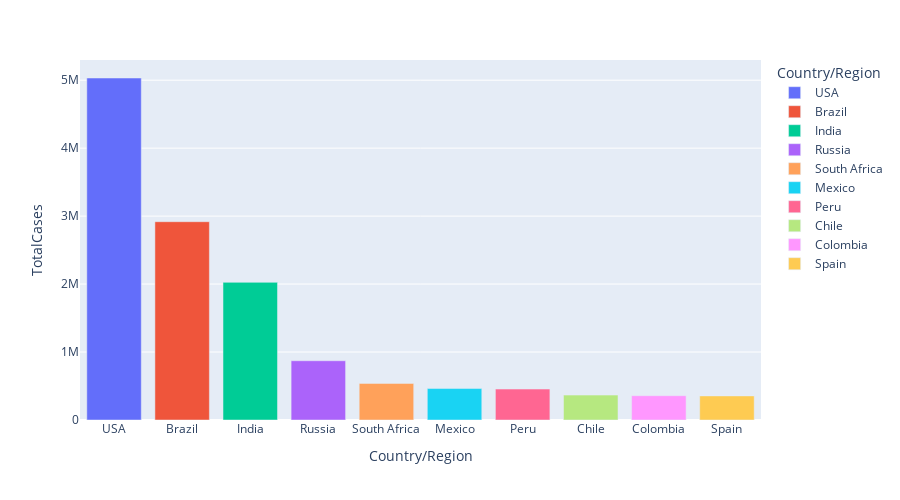

The notebook cell saved with this chart:
### Code cell
px.bar(df1.head(10), x='Country/Region', y='TotalCases', 
       color='Country/Region', height=500, hover_data=['Country/Region','Continent'])

### Figure 1 — Plotly figure (JSON) as saved in the notebook; plotly's stock layout.template omitted (floating-point values rounded to 4 significant figures)
{"data": [{"alignmentgroup": "True", "customdata": [["North America"]], "hovertemplate": "Country/Region=%{x}<br>TotalCases=%{y}<br>Continent=%{customdata[0]}<extra></extra>", "legendgroup": "USA", "marker": {"color": "#636efa", "pattern": {"shape": ""}}, "name": "USA", "offsetgroup": "USA", "orientation": "v", "showlegend": true, "textposition": "auto", "type": "bar", "x": ["USA"], "xaxis": "x", "y": [5032179], "yaxis": "y"}, {"alignmentgroup": "True", "customdata": [["South America"]], "hovertemplate": "Country/Region=%{x}<br>TotalCases=%{y}<br>Continent=%{customdata[0]}<extra></extra>", "legendgroup": "Brazil", "marker": {"color": "#EF553B", "pattern": {"shape": ""}}, "name": "Brazil", "offsetgroup": "Brazil", "orientation": "v", "showlegend": true, "textposition": "auto", "type": "bar", "x": ["Brazil"], "xaxis": "x", "y": [2917562], "yaxis": "y"}, {"alignmentgroup": "True", "customdata": [["Asia"]], "hovertemplate": "Country/Region=%{x}<br>TotalCases=%{y}<br>Continent=%{customdata[0]}<extra></extra>", "legendgroup": "India", "marker": {"color": "#00cc96", "pattern": {"shape": ""}}, "name": "India", "offsetgroup": "India", "orientation": "v", "showlegend": true, "textposition": "auto", "type": "bar", "x": ["India"], "xaxis": "x", "y": [2025409], "yaxis": "y"}, {"alignmentgroup": "True", "customdata": [["Europe"]], "hovertemplate": "Country/Region=%{x}<br>TotalCases=%{y}<br>Continent=%{customdata[0]}<extra></extra>", "legendgroup": "Russia", "marker": {"color": "#ab63fa", "pattern": {"shape": ""}}, "name": "Russia", "offsetgroup": "Russia", "orientation": "v", "showlegend": true, "textposition": "auto", "type": "bar", "x": ["Russia"], "xaxis": "x", "y": [871894], "yaxis": "y"}, {"alignmentgroup": "True", "customdata": [["Africa"]], "hovertemplate": "Country/Region=%{x}<br>TotalCases=%{y}<br>Continent=%{customdata[0]}<extra></extra>", "legendgroup": "South Africa", "marker": {"color": "#FFA15A", "pattern": {"shape": ""}}, "name": "South Africa", "offsetgroup": "South Africa", "orientation": "v", "showlegend": true, "textposition": "auto", "type": "bar", "x": ["South Africa"], "xaxis": "x", "y": [538184], "yaxis": "y"}, {"alignmentgroup": "True", "customdata": [["North America"]], "hovertemplate": "Country/Region=%{x}<br>TotalCases=%{y}<br>Continent=%{customdata[0]}<extra></extra>", "legendgroup": "Mexico", "marker": {"color": "#19d3f3", "pattern": {"shape": ""}}, "name": "Mexico", "offsetgroup": "Mexico", "orientation": "v", "showlegend": true, "textposition": "auto", "type": "bar", "x": ["Mexico"], "xaxis": "x", "y": [462690], "yaxis": "y"}, {"alignmentgroup": "True", "customdata": [["South America"]], "hovertemplate": "Country/Region=%{x}<br>TotalCases=%{y}<br>Continent=%{customdata[0]}<extra></extra>", "legendgroup": "Peru", "marker": {"color": "#FF6692", "pattern": {"shape": ""}}, "name": "Peru", "offsetgroup": "Peru", "orientation": "v", "showlegend": true, "textposition": "auto", "type": "bar", "x": ["Peru"], "xaxis": "x", "y": [455409], "yaxis": "y"}, {"alignmentgroup": "True", "customdata": [["South America"]], "hovertemplate": "Country/Region=%{x}<br>TotalCases=%{y}<br>Continent=%{customdata[0]}<extra></extra>", "legendgroup": "Chile", "marker": {"color": "#B6E880", "pattern": {"shape": ""}}, "name": "Chile", "offsetgroup": "Chile", "orientation": "v", "showlegend": true, "textposition": "auto", "type": "bar", "x": ["Chile"], "xaxis": "x", "y": [366671], "yaxis": "y"}, {"alignmentgroup": "True", "customdata": [["South America"]], "hovertemplate": "Country/Region=%{x}<br>TotalCases=%{y}<br>Continent=%{customdata[0]}<extra></extra>", "legendgroup": "Colombia", "marker": {"color": "#FF97FF", "pattern": {"shape": ""}}, "name": "Colombia", "offsetgroup": "Colombia", "orientation": "v", "showlegend": true, "textposition": "auto", "type": "bar", "x": ["Colombia"], "xaxis": "x", "y": [357710], "yaxis": "y"}, {"alignmentgroup": "True", "customdata": [["Europe"]], "hovertemplate": "Country/Region=%{x}<br>TotalCases=%{y}<br>Continent=%{customdata[0]}<extra></extra>", "legendgroup": "Spain", "marker": {"color": "#FECB52", "pattern": {"shape": ""}}, "name": "Spain", "offsetgroup": "Spain", "orientation": "v", "showlegend": true, "textposition": "auto", "type": "bar", "x": ["Spain"], "xaxis": "x", "y": [354530], "yaxis": "y"}], "layout": {"barmode": "relative", "height": 500, "legend": {"title": {"text": "Country/Region"}, "tracegroupgap": 0}, "margin": {"t": 60}, "xaxis": {"anchor": "y", "categoryarray": ["USA", "Brazil", "India", "Russia", "South Africa", "Mexico", "Peru", "Chile", "Colombia", "Spain"], "categoryorder": "array", "domain": [0, 1], "title": {"text": "Country/Region"}}, "yaxis": {"anchor": "x", "domain": [0, 1], "title": {"text": "TotalCases"}}}}
